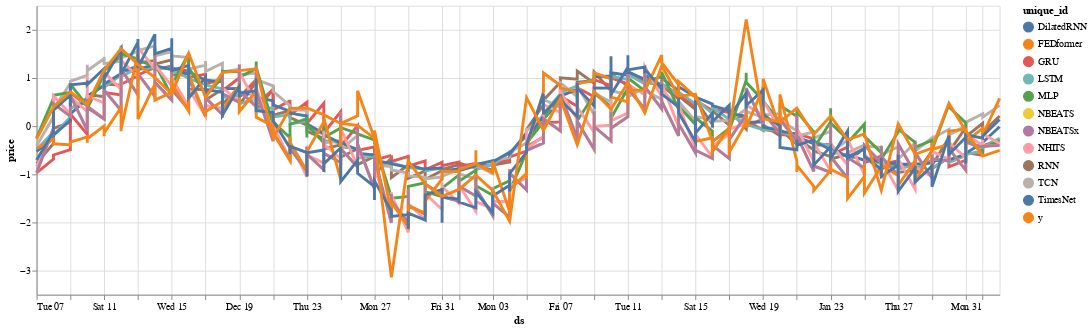

The notebook cell this image was saved under:
### Code cell
altair_plot(cv_df)

### Figure 1 — Vega-Lite specification as saved in the notebook (floating-point values rounded to 4 significant figures; data arrays with more than 128 entries replaced by an {"elided": "..."} marker saying what was removed)
{"config": {"view": {"continuousWidth": 300, "continuousHeight": 300}}, "layer": [{"mark": {"type": "circle"}, "encoding": {"color": {"field": "unique_id", "type": "nominal"}, "opacity": {"value": 0}, "x": {"field": "ds", "type": "temporal"}, "y": {"field": "price", "type": "quantitative"}}, "name": "view_3"}, {"mark": {"type": "line"}, "encoding": {"color": {"field": "unique_id", "type": "nominal"}, "size": {"condition": {"test": {"not": {"param": "param_3"}}, "value": 1}, "value": 3}, "x": {"field": "ds", "type": "temporal"}, "y": {"field": "price", "type": "quantitative"}}}], "data": {"name": "data-44b390045693e8a044922f802b38218e"}, "params": [{"name": "param_3", "select": {"type": "point", "fields": ["unique_id"], "nearest": true, "on": "mouseover"}, "views": ["view_3"]}], "width": 1000, "$schema": "https://vega.github.io/schema/vega-lite/v5.15.1.json", "datasets": {"data-44b390045693e8a044922f802b38218e": {"elided": "2016 records"}}}
